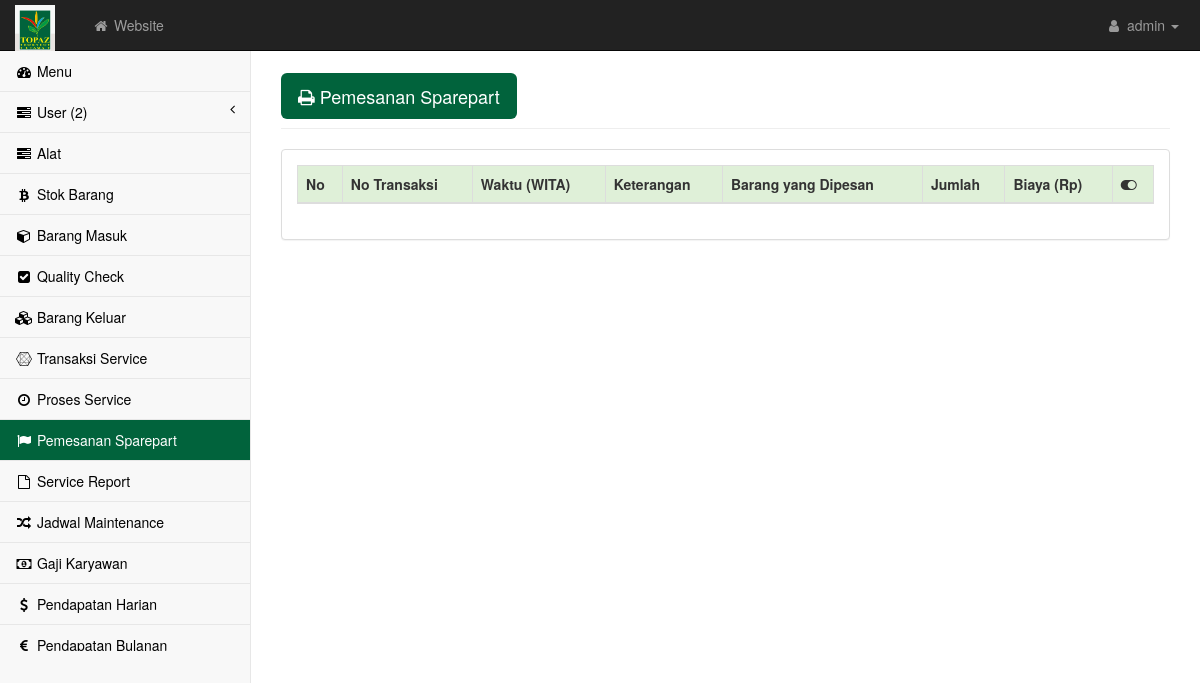
/admin/sparepart.php, run on an earlier commit of the app's database.
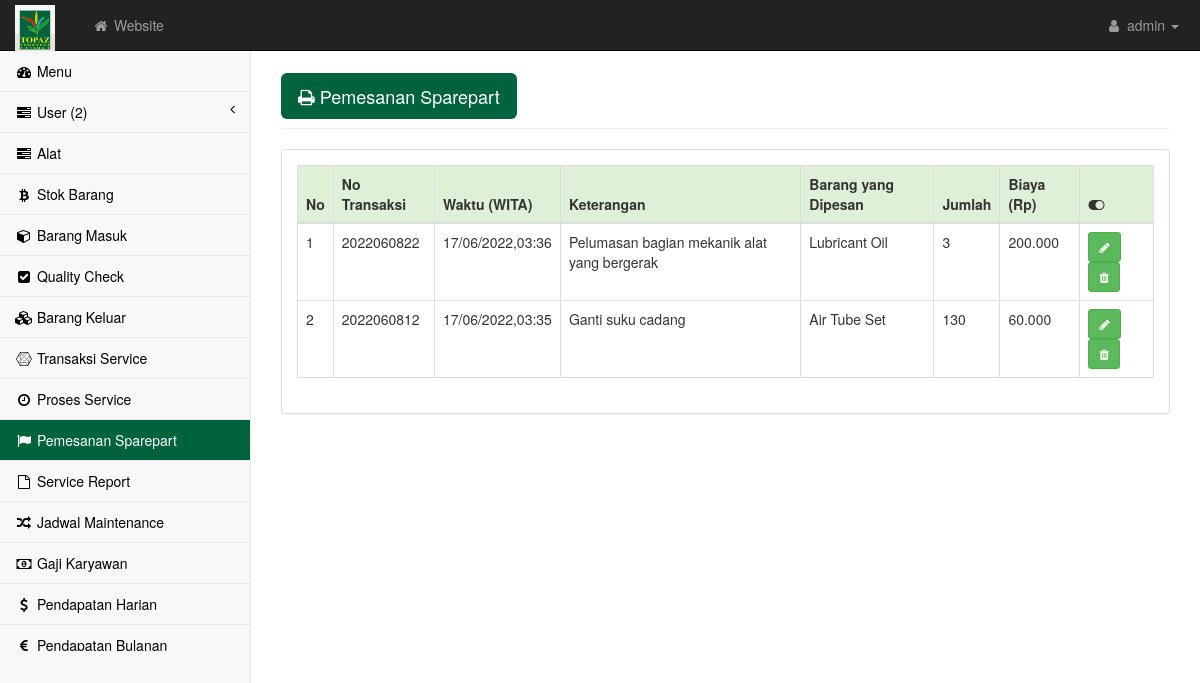
And on a later commit of the database.
### tables this page shows
CREATE TABLE `sparepart` (
  `idsparepart` int(5) NOT NULL,
  `idproses` int(5) NOT NULL,
  `waktu` timestamp NOT NULL DEFAULT CURRENT_TIMESTAMP ON UPDATE CURRENT_TIMESTAMP,
  `barangnya` varchar(100) NOT NULL,
  `jumlahnya` int(5) NOT NULL
);

CREATE TABLE `proses` (
  `idproses` int(5) NOT NULL,
  `notransaksi` varchar(10) NOT NULL,
  `waktu` datetime NOT NULL,
  `ket` varchar(100) NOT NULL,
  `biaya` float NOT NULL
);

### admin/sparepart.php (the view, shortened to what this page needs)
<?php require('atas.php') ?>
<div id="page-wrapper">
    <div class="container-fluid">
        <div class="row">
            <div class="col-lg-12">
                <h1 class="page-header"><button type="button" class="btn btn-lg" style="background-color: #01633c;color: white;" data-toggle="modal" data-target="#myModal"><i class="fa fa-print"></i> Pemesanan Sparepart </button></h1>
            </div>
        </div>
        <div class="row">
            <div class="col-lg-12">
                <div class="panel panel-default">
                    <div class="panel-body">
                        <div class="table-responsive">
                            <table class="table table-bordered table-hover" id="dataTables-example">
                                <thead>
                                    <tr class="success">
                                        <th>No</th>
                                        <th>No Transaksi</th>
                                        <th>Waktu (WITA)</th>
                                        <th>Keterangan</th>
                                        <th>Barang yang Dipesan</th>
                                        <th>Jumlah</th>
                                        <th>Biaya (Rp)</th>
                                        <th><i class="fa fa-toggle-on"></i></th>
                                    </tr>
                                </thead>
                                <tbody>
                                    <?php $no=1; $query = mysqli_query($kon, "SELECT *,sparepart.waktu AS waktuku FROM sparepart JOIN proses ON sparepart.idproses = proses.idproses ORDER BY waktuku DESC");
                                        while($data = mysqli_fetch_array($query)){ ?>
                                            <tr class="odd gradeX">
                                                    <td><?= $no++; ?></td>
                                                    <td><?= $data['notransaksi'] ?></td>
                                                    <td><?= date('d/m/Y,H:i',strtotime($data['waktuku'])) ?></td>
                                                    <td><?= $data['ket'] ?></td>
                                                    <td><?= $data['barangnya'] ?></td>
                                                    <td><?= $data['jumlahnya'] ?></td>
                                                    <td><?php
                                                    $kuku = mysqli_query($kon, "SELECT * FROM proses WHERE idproses = '$data[idproses]'");
                                                    $row = mysqli_fetch_array($kuku);
                                                    echo number_format($row['biaya'],0,'.','.');
                                                    ?></td>
                                                    <td>
                                                        <a href="sparepart_edit.php?idsparepart=<?php echo $data['idsparepart']; ?>" class="btn btn-success btn-sm"><i class="fa fa-pencil"></i></a>
                                                        <a href="delete.php?idsparepart=<?= $data['idsparepart']?>" class="btn btn-success btn-sm"><i class="fa fa-trash"></i></a>
                                                    </td>
                                                </tr>
                                        <?php } ?>
                                </tbody>
                            </table>
                        </div>
                    </div>
                </div>
            </div>
        </div>
    </div>
</div>
    </div>
<?php require('bawah.php');if (isset($_GET['idproses'])) {
        mysqli_query($kon, "DELETE FROM proses WHERE idproses='$_REQUEST[idproses]'");
        echo ("<meta http-equiv='refresh' content='1'>");
        ?><script>alert('berhasil dihapus');window.location='proses.php'</script><?php
    } ?>

### admin/atas.php (shortened to what this page needs)
<!DOCTYPE html>
<html lang="en">
    <head>
        <link href="css/bootstrap.min.css" rel="stylesheet">
        <link href="css/dataTables/dataTables.bootstrap.css" rel="stylesheet">
        <link href="css/dataTables/dataTables.responsive.css" rel="stylesheet">
        <link href="css/metisMenu.min.css" rel="stylesheet">
        <link href="css/timeline.css" rel="stylesheet">
        <link href="css/startmin.css" rel="stylesheet">
        <link href="css/morris.css" rel="stylesheet">
        <link href="css/font-awesome.min.css" rel="stylesheet" type="text/css">
    </head>
    <body>
        <div id="wrapper">
            <nav class="navbar navbar-inverse navbar-fixed-top" role="navigation">
                <div class="navbar-header">
                    <a class="navbar-brand" href="#"><img src="../images/logo.png" style="width: 40px; position: relative; bottom: 10px; float: left; margin-right: 7px;"></a>
                </div>
                <ul class="nav navbar-nav navbar-left navbar-top-links">
                    <li><a href="../index.php" target="_blank"><i class="fa fa-home fa-fw"></i> Website</a></li>
                </ul>
                <ul class="nav navbar-right navbar-top-links">
                    <li class="dropdown">
                        <a class="dropdown-toggle" data-toggle="dropdown" href="#">
                            <i class="fa fa-user fa-fw"></i> admin <b class="caret"></b>
                        </a>
                    </li>
                </ul>
<div class="navbar-default sidebar" role="navigation" style="overflow-y: scroll; height: 600px;">
    <div class="sidebar-nav navbar-collapse">
        <ul class="nav" id="side-menu">
            <li> <a href="index.php"><i class="fa fa-dashboard fa-fw"></i> Menu</a> </li>
            <li>
                <a href="#"><i class="fa fa-tasks fa-fw"></i> User (2)<span class="fa arrow"></span></a>
            </li>
            <li><a href="barang.php"><i class="fa fa-tasks fa-fw"></i> Alat</a> </li>
            <li><a href="stok.php"><i class="fa fa-bitcoin fa-fw"></i> Stok Barang</a> </li>
            <li><a href="masuk.php"><i class="fa fa-cube fa-fw"></i> Barang Masuk</a> </li>
            <li><a href="qc.php"><i class="fa fa-check-square fa-fw"></i> Quality Check</a> </li>
            <li><a href="transaksi.php"><i class="fa fa-cubes fa-fw"></i> Barang Keluar</a> </li>
            <li> <a href="service.php"><i class="fa fa-connectdevelop fa-fw"></i> Transaksi Service</a> </li>
            <li> <a href="proses.php"><i class="fa fa-clock-o fa-fw"></i> Proses Service</a> </li>
            <li> <a href="sparepart.php"><i class="fa fa-flag fa-fw"></i> Pemesanan Sparepart</a> </li>
            <li> <a href="report.php"><i class="fa fa-file-o fa-fw"></i> Service Report</a> </li>
            <li> <a href="jadwal.php"><i class="fa fa-random fa-fw"></i> Jadwal Maintenance</a> </li>
            <li> <a href="gaji.php"><i class="fa fa-money fa-fw"></i> Gaji Karyawan</a> </li>
            <li><a href="pendapatan2.php"><i class="fa fa-dollar fa-fw"></i> Pendapatan Harian</a>
            </li>
            <li><a href="pendapatan1.php"><i class="fa fa-euro fa-fw"></i> Pendapatan Bulanan</a>
            </li>
        </ul>
    </div>
</div>
</nav>

### admin/bawah.php (shortened to what this page needs)
</body>
</html>

### admin/css/startmin.css (style rules this page uses)
body { background-color: #f8f8f8; }
#wrapper { width: 100%; }
#page-wrapper { padding-top: 30px; min-height: 568px; background-color: #fff; }
@media (min-width:768px) { #page-wrapper { position: inherit; margin-left: 250px; padding: 30px 15px 0 15px; border-left: 1px solid #e7e7e7; } }
.navbar-header { float: left; }
.navbar-left { float: left; }
.navbar-right { text-align: right; }
.navbar-top-links { margin: 0; }
.navbar-top-links li { display: inline-block; }
.navbar-top-links li:last-child { margin-right: 6px; }
.navbar-top-links li a { padding: 15px; min-height: 50px; }
.navbar-top-links>li>a { color: #999; }
.sidebar .sidebar-nav.navbar-collapse { padding-right: 0; padding-left: 0; }
.sidebar ul li { border-bottom: 1px solid #e7e7e7; }
.sidebar ul li a.active { background-color: #01633c; color: white; }
.sidebar ul li a { color: black; }
.sidebar .arrow { float: right; }
.sidebar .fa.arrow:before { content: "\f104"; }
@media (min-width:768px) { .sidebar { z-index: 1; position: absolute; width: 250px; margin-top: 51px; } }

What changed in the data, as far as the page shows it:
added sparepart: idproses.notransaksi "2022060822", waktu "17/06/2022,03:36", idproses.ket "Pelumasan bagian mekanik alat yang bergerak", barangnya "Lubricant Oil", jumlahnya "3", idproses.biaya "200.000"
added sparepart: idproses.notransaksi "2022060812", waktu "17/06/2022,03:35", idproses.ket "Ganti suku cadang", barangnya "Air Tube Set", jumlahnya "130", idproses.biaya "60.000"
